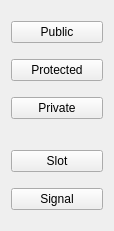
<ui version="4.0" >
 <class>OverrideButtons</class>
 <widget class="QWidget" name="OverrideButtons" >
  <property name="geometry" >
   <rect>
    <x>0</x>
    <y>0</y>
    <width>114</width>
    <height>231</height>
   </rect>
  </property>
  <layout class="QVBoxLayout" name="verticalLayout" >
   <item>
    <widget class="KPushButton" name="kpushbutton_3" >
     <property name="text" >
      <string>Public</string>
     </property>
    </widget>
   </item>
   <item>
    <widget class="KPushButton" name="kpushbutton_4" >
     <property name="text" >
      <string>Protected</string>
     </property>
    </widget>
   </item>
   <item>
    <widget class="KPushButton" name="kpushbutton_5" >
     <property name="text" >
      <string>Private</string>
     </property>
    </widget>
   </item>
   <item>
    <spacer name="verticalSpacer_3" >
     <property name="orientation" >
      <enum>Qt::Vertical</enum>
     </property>
     <property name="sizeType" >
      <enum>QSizePolicy::Fixed</enum>
     </property>
     <property name="sizeHint" stdset="0" >
      <size>
       <width>91</width>
       <height>15</height>
      </size>
     </property>
    </spacer>
   </item>
   <item>
    <widget class="KPushButton" name="kpushbutton_6" >
     <property name="text" >
      <string>Slot</string>
     </property>
    </widget>
   </item>
   <item>
    <widget class="KPushButton" name="kpushbutton_7" >
     <property name="text" >
      <string>Signal</string>
     </property>
    </widget>
   </item>
  </layout>
 </widget>
 <customwidgets>
  <customwidget>
   <class>KPushButton</class>
   <extends>QPushButton</extends>
   <header>kpushbutton.h</header>
  </customwidget>
 </customwidgets>
 <resources/>
 <connections/>
</ui>
